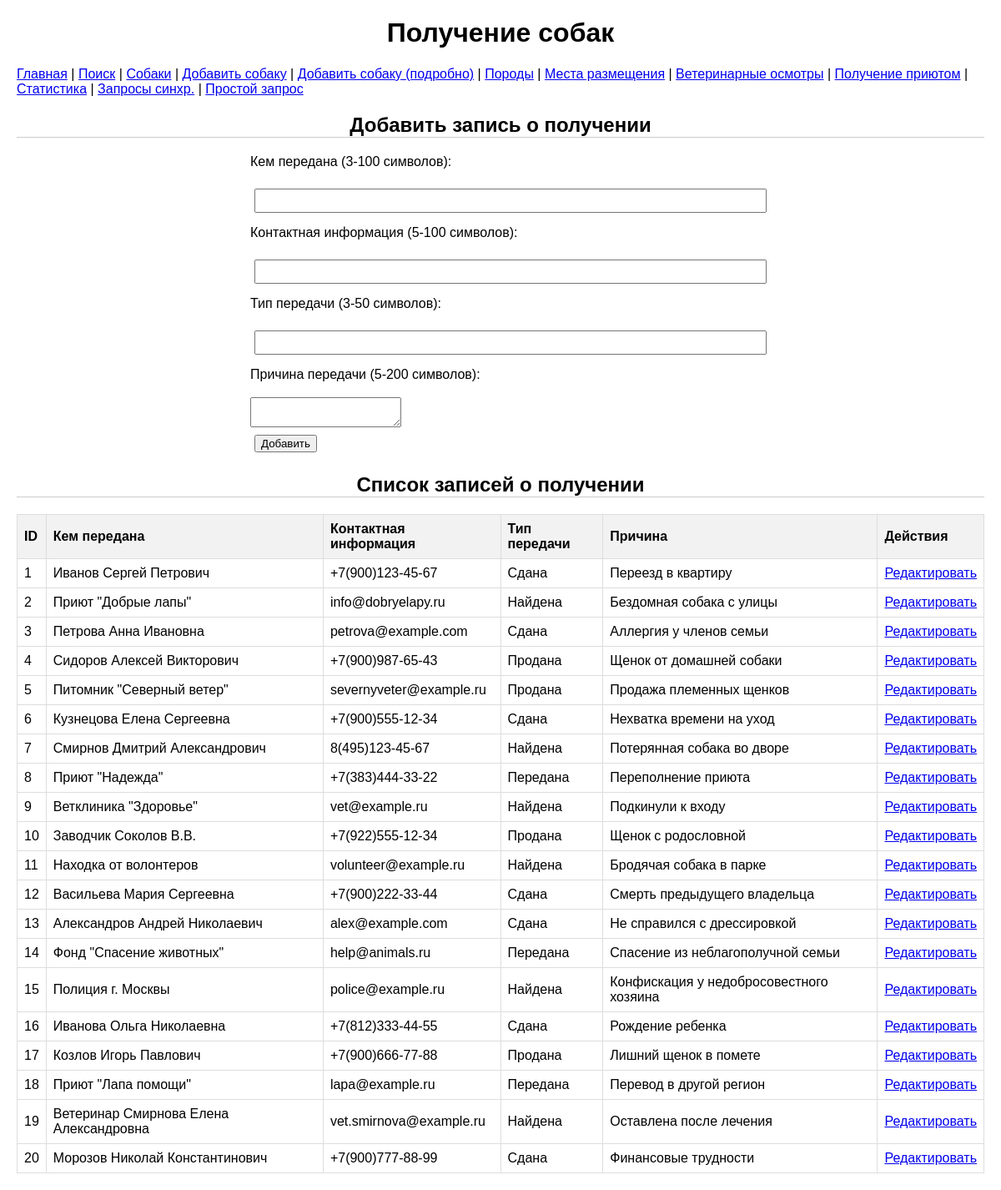
Page /getting on the committed database.
### tables this page shows
CREATE TABLE "getting" (
	"id"	INTEGER,
	"getting_by"	VARCHAR(100),
	"contact_info"	VARCHAR(100),
	"getting_type"	VARCHAR(50),
	"reason"	VARCHAR(100),
	PRIMARY KEY("id" AUTOINCREMENT)
);

### flask_app.py (the view, shortened to what this page needs)
@app.route('/getting', methods=['GET', 'POST'])
def getting():
    errors = []
    with get_db_connection() as conn:
        cursor = conn.cursor()
        dogs = cursor.execute("SELECT id, name FROM dogs ORDER BY name").fetchall()
    with get_db_connection() as conn:
        cursor = conn.cursor()
        gettings = cursor.execute("""
            SELECT g.id, g.getting_by, g.contact_info, g.getting_type, g.reason
            FROM getting g
            ORDER BY g.id
        """).fetchall()
    return render_template('getting.html', gettings=gettings, dogs=dogs, errors=errors)

### flask_app.py (called while the page is built)
def get_db_connection():
    conn = sqlite3.connect(DB_PATH, timeout=10)
    conn.row_factory = sqlite3.Row
    return conn

### templates/getting.html (shortened to what this page needs)
<!DOCTYPE html>
<html lang="ru">
<head>
    <link rel="stylesheet" href="{{ url_for('static', filename='style.css') }}">
</head>
<body>
    <h1>Получение собак</h1>
        <nav>
        <a href="/">Главная</a> |
        <a href="/search">Поиск</a> |
        <a href="/view">Собаки</a> |
        <a href="/add">Добавить собаку</a> |
        <a href="/add_detailed">Добавить собаку (подробно)</a> |
        <a href="/breeds">Породы</a> |
        <a href="/locations">Места размещения</a> |
        <a href="/vet_examinations">Ветеринарные осмотры</a> |
        <a href="/getting">Получение приютом</a> |
        <a href="/stats">Статистика</a> |
        <a href="/sync_queries">Запросы синхр.</a> |
        <a href="/simple_query">Простой запрос</a>
    </nav>
    <h2>Добавить запись о получении</h2>
    <form method="POST">
        <label for="getting_by">Кем передана (3-100 символов):</label><br>
        <input type="text" name="getting_by" id="getting_by" required><br>
        <label for="contact_info">Контактная информация (5-100 символов):</label><br>
        <input type="text" name="contact_info" id="contact_info" required><br>
        <label for="getting_type">Тип передачи (3-50 символов):</label><br>
        <input type="text" name="getting_type" id="getting_type" required><br>
        <label for="reason">Причина передачи (5-200 символов):</label><br>
        <textarea name="reason" id="reason" required></textarea><br>
        <button type="submit">Добавить</button>
    </form>
    <h2>Список записей о получении</h2>
    {% if gettings %}
        <table>
            <tr>
                <th>ID</th>
                <th>Кем передана</th>
                <th>Контактная информация</th>
                <th>Тип передачи</th>
                <th>Причина</th>
                <th>Действия</th>
            </tr>
            {% for getting in gettings %}
            <tr>
                <td>{{ getting['id'] }}</td>
                <td>{{ getting['getting_by'] }}</td>
                <td>{{ getting['contact_info'] }}</td>
                <td>{{ getting['getting_type'] }}</td>
                <td>{{ getting['reason'] }}</td>
                <td><a href="{{ url_for('edit_getting', id=getting['id']) }}">Редактировать</a></td>
            </tr>
            {% endfor %}
        </table>
    {% else %}
        <p>Нет записей для отображения.</p>
    {% endif %}
</body>
</html>

### static/style.css (style rules this page uses)
body { font-family: Arial, sans-serif; margin: 20px; }
nav { margin-bottom: 20px; }
table { border-collapse: collapse; width: 100%; }
th, td { border: 1px solid #ddd; padding: 8px; text-align: left; }
th { background-color: #f2f2f2; }
form { margin-bottom: 20px; }
input, button { margin: 5px; }
form { max-width: 600px; margin: 20px auto; }
label { display: block; margin-top: 10px; }
input, select { width: 100%; padding: 5px; margin-top: 5px; }
h2 { margin-top: 20px; text-align: center; border-bottom: 1px solid #ccc; }
h1 { text-align: center; }

### rows in the picture
getting: id "1", getting_by "Иванов Сергей Петрович", contact_info "+7(900)123-45-67", getting_type "Сдана", reason "Переезд в квартиру"
getting: id "2", getting_by "Приют \"Добрые лапы\"", contact_info "info@dobryelapy.ru", getting_type "Найдена", reason "Бездомная собака с улицы"
getting: id "3", getting_by "Петрова Анна Ивановна", contact_info "petrova@example.com", getting_type "Сдана", reason "Аллергия у членов семьи"
getting: id "4", getting_by "Сидоров Алексей Викторович", contact_info "+7(900)987-65-43", getting_type "Продана", reason "Щенок от домашней собаки"
getting: id "5", getting_by "Питомник \"Северный ветер\"", contact_info "severnyveter@example.ru", getting_type "Продана", reason "Продажа племенных щенков"
getting: id "6", getting_by "Кузнецова Елена Сергеевна", contact_info "+7(900)555-12-34", getting_type "Сдана", reason "Нехватка времени на уход"
getting: id "7", getting_by "Смирнов Дмитрий Александрович", contact_info "8(495)123-45-67", getting_type "Найдена", reason "Потерянная собака во дворе"
getting: id "8", getting_by "Приют \"Надежда\"", contact_info "+7(383)444-33-22", getting_type "Передана", reason "Переполнение приюта"
getting: id "9", getting_by "Ветклиника \"Здоровье\"", contact_info "vet@example.ru", getting_type "Найдена", reason "Подкинули к входу"
getting: id "10", getting_by "Заводчик Соколов В.В.", contact_info "+7(922)555-12-34", getting_type "Продана", reason "Щенок с родословной"
getting: id "11", getting_by "Находка от волонтеров", contact_info "volunteer@example.ru", getting_type "Найдена", reason "Бродячая собака в парке"
getting: id "12", getting_by "Васильева Мария Сергеевна", contact_info "+7(900)222-33-44", getting_type "Сдана", reason "Смерть предыдущего владельца"
getting: id "13", getting_by "Александров Андрей Николаевич", contact_info "alex@example.com", getting_type "Сдана", reason "Не справился с дрессировкой"
getting: id "14", getting_by "Фонд \"Спасение животных\"", contact_info "help@animals.ru", getting_type "Передана", reason "Спасение из неблагополучной семьи"
getting: id "15", getting_by "Полиция г. Москвы", contact_info "police@example.ru", getting_type "Найдена", reason "Конфискация у недобросовестного хозяина"
getting: id "16", getting_by "Иванова Ольга Николаевна", contact_info "+7(812)333-44-55", getting_type "Сдана", reason "Рождение ребенка"
getting: id "17", getting_by "Козлов Игорь Павлович", contact_info "+7(900)666-77-88", getting_type "Продана", reason "Лишний щенок в помете"
getting: id "18", getting_by "Приют \"Лапа помощи\"", contact_info "lapa@example.ru", getting_type "Передана", reason "Перевод в другой регион"
getting: id "19", getting_by "Ветеринар Смирнова Елена Александровна", contact_info "vet.smirnova@example.ru", getting_type "Найдена", reason "Оставлена после лечения"
getting: id "20", getting_by "Морозов Николай Константинович", contact_info "+7(900)777-88-99", getting_type "Сдана", reason "Финансовые трудности"
